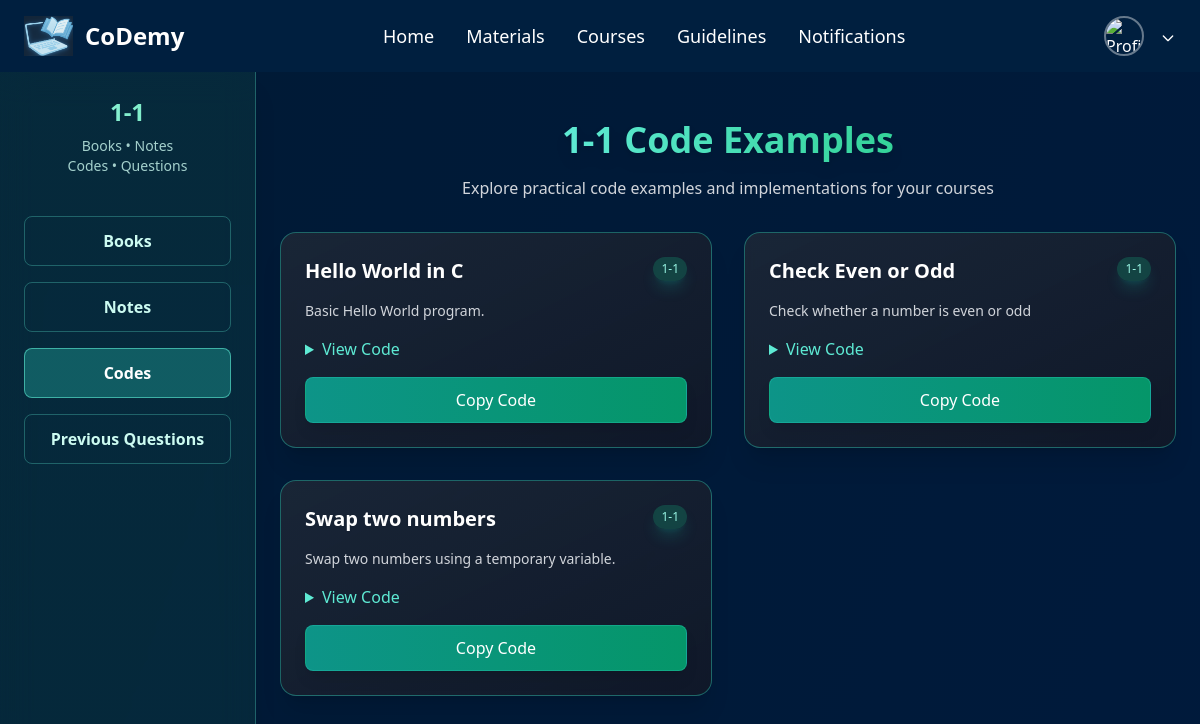
Screenshot of /materials/semester/1/codes/ with the database file from the repository.
### Materials/models.py (models this page shows, shortened)
class Code(models.Model):
    semester = models.ForeignKey(Semester, on_delete=models.CASCADE)
    title = models.CharField(max_length=200)
    description = models.TextField(blank=True, null=True)
    code_text = models.TextField()

class Semester(models.Model):
    name = models.CharField(max_length=20)

### Materials/views.py (the view)
# urls.py: path('semester/<int:semester_id>/codes/', views.code_list, name='code_list'),
def code_list(request, semester_id):
    semester = get_object_or_404(Semester, id=semester_id)
    codes = Code.objects.filter(semester=semester)
    return render(request, 'materials/codes.html', {
        'semester': semester,
        'codes': codes,
        'materials_active': 'codes'
    })

### templates/Materials/codes.html (shortened to what this page needs)
{% extends 'materials/sembase.html' %}
{% load static %}
{% block main_content %}
<div class="pb-12">
  <div class="pt-12 pb-8 px-8 text-center">
    <h1 class="text-4xl font-bold text-white mb-4">
      <span class="bg-clip-text text-transparent bg-gradient-to-r from-teal-300 to-emerald-400 drop-shadow-lg">
      </span>
    </h1>
    <p class="text-gray-300 max-w-2xl mx-auto">
      Explore practical code examples and implementations for your courses
    </p>
  </div>
  <div class="container mx-auto px-6">
    {% if codes %}
    <div class="grid grid-cols-1 lg:grid-cols-2 gap-8">
      {% for code in codes %}
      <div class="relative group overflow-hidden rounded-2xl bg-gradient-to-br from-gray-800/80 to-gray-900/90 border border-teal-400/40 shadow-xl backdrop-blur-sm transition-all duration-500 hover:shadow-2xl hover:shadow-teal-500/40 hover:border-teal-300/70">
        <div class="p-6 relative z-10">
          <div class="flex justify-between items-start mb-4">
            <h3 class="text-xl font-bold text-white drop-shadow-sm">{{ code.title }}</h3>
            <span class="bg-teal-900/80 text-teal-200 text-xs px-2 py-1 rounded-full shadow-lg shadow-teal-500/20 backdrop-blur-sm">
              {{ code.semester.name }}
            </span>
          </div>
          {% if code.description %}
          <p class="text-gray-300 text-sm mb-4">{{ code.description }}</p>
          {% endif %}
          <details class="mb-4">
            <summary class="text-teal-300 hover:text-teal-200 cursor-pointer">View Code</summary>
          </details>
          <button onclick="copyCode(this, `{{ code.code_text|escapejs }}`)"
                  class="w-full px-4 py-2.5 bg-gradient-to-r from-teal-600 to-emerald-600 hover:from-teal-500 hover:to-emerald-500 text-white rounded-lg transition-all duration-300 shadow-lg hover:shadow-teal-500/30 hover:-translate-y-0.5 border border-teal-400/30 hover:border-teal-300/50 backdrop-blur-sm">
            Copy Code
          </button>
        </div>
      </div>
      {% endfor %}
    </div>
    {% endif %}
  </div>
</div>
{% endblock %}

### rows the page displays
Code: title "Hello World in C", semester.name "1-1", description "Basic Hello World program."
Code: title "Check Even or Odd", semester.name "1-1", description "Check whether a number is even or odd"
Code: title "Swap two numbers", semester.name "1-1", description "Swap two numbers using a temporary variable."
